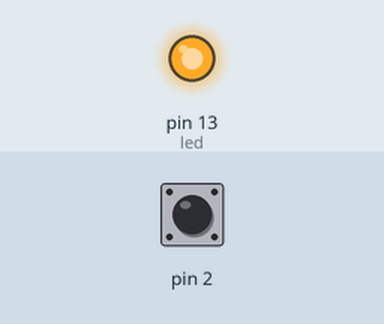
A sketch run on a simulated Arduino Uno, built with avr-gcc and run on an emulated ATmega328P. On the bench: output pins drawn as LEDs (lit = HIGH). Inputs (shaded band) come from the test bench; at power-on: pin 2 HIGH. What the sketch prints to the serial monitor is not drawn.

Above: at 0.1 s.
Timing chart, 0 to 1.6 s (numbered marks = the images above):
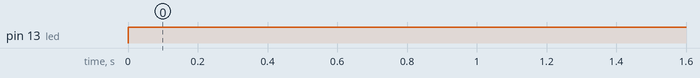

The sketch:

TME2.ino
```cpp
//bancher un bouton, une pin sur GND une sur 13.
const int entre_ils = 1;
const int led = 13;
unsigned long time1 = 0;
unsigned long time2;
int cpt = 0;
void setup() {
  Serial.begin(9600);
  pinMode (entre_ils, INPUT_PULLUP);
  attachInterrupt (0, compte, FALLING);
  pinMode (led, OUTPUT);
  Serial.println("debut test");
  time1 = millis();
}
void loop() {
  //s'éteint si la l'aimant devant l'ILS
  digitalWrite(led, digitalRead(entre_ils));
  time2 = millis();
  if ((time2 -time1) > 1000) {
    //Serial.print ("nombre tour/5sec : ");
    Serial.print(cpt);
    Serial.println(" tour(s) par seconde");
    cpt = 0;
    time1 = millis();
  }
}
void compte() {
  //Serial.println(cpt ++);
  cpt++;
  //delay(10);
}
```

Measured:
- by itself, pin 13 (led): LOW → HIGH at 0.00 s
